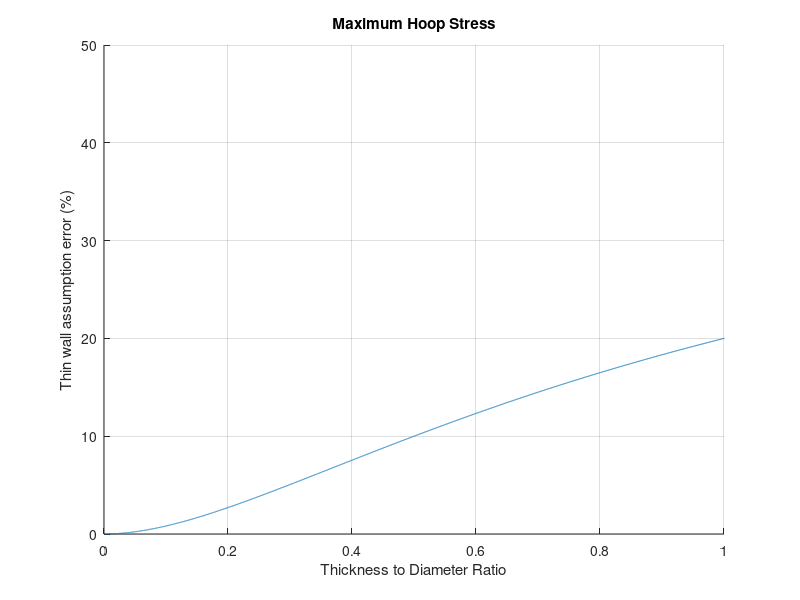

MATLAB code for this plot:
clear
close all

r_o = 1;                                % Outer radius set to unit
r_i = r_o * linspace(0.000,1,10000);    % Inner radius as a fraction of outer radius 
t = r_o - r_i;                          % Wall thickness
% Max unitless stress, thick wall
% Max hoop stress occurs at r_i
sigma_tw = r_i.^2./(r_o^2 - r_i.^2) .* (1 + r_o^2./r_i.^2);    % Hoop stress divided by internal pressure (unitless)
% Max unitless stress, thin wall
sigma_w = (2*r_i + t)./(2*t);

% Calculate Error
sigma_e = abs(sigma_tw - sigma_w)./sigma_tw;

% Plot
figure
hold on
plot(t./(2*r_i),sigma_e*100)    % Plot error as a percent of thick wall stress
xlim([0 1])
grid on
ylabel('Thin wall assumption error (%)')
xlabel('Thickness to Diameter Ratio')
title('Maximum Hoop Stress')